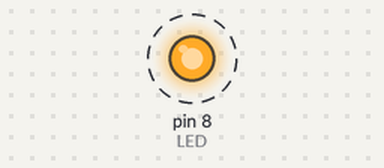
Simulated run of this program. Board: Raspberry Pi (header pin numbers). Shown: output pins drawn as LEDs (lit = HIGH). Dashed ring = blinking.

Above: at 0.5 s.
Timing chart, 0 to 4.6 s (numbered marks = the images above):
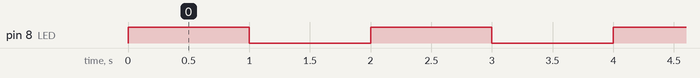

Measured:
- by itself, pin 8 (LED): alternates HIGH for 1.0 s and LOW for 1.0 s

The program:

gpio_ver2.py
```python
# import RPi.GPIO as GPIO
# import time
from RPi.GPIO import *
from time import *

setmode(BOARD)
setwarnings(False)

LED = 8

setup(LED, OUT, initial=LOW)

while True:
    output(LED, HIGH)
    sleep(1)
    output(LED, LOW)
    sleep(1)
```
